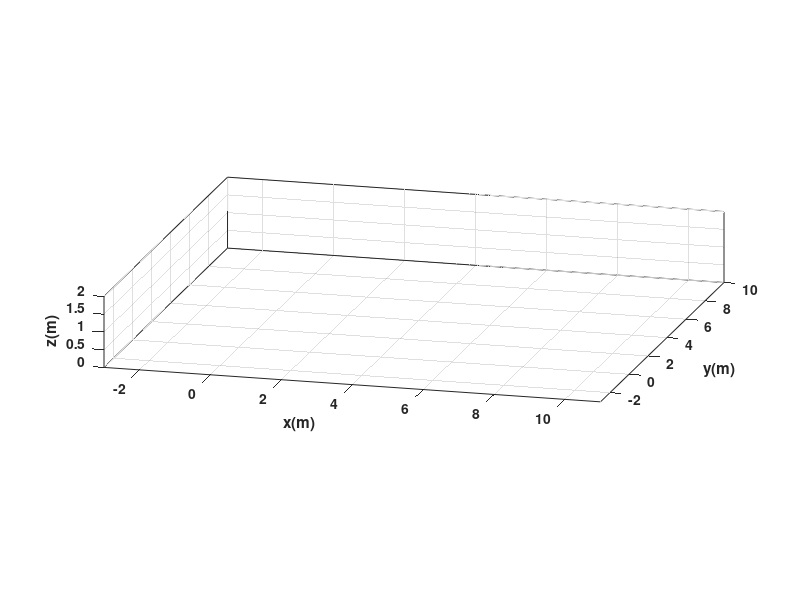

The MATLAB script that drew this image: (Note: this script raises an error after producing the figure.)
clear all
close all
clc

%%% VELOCIDADES DE REFERENCIA %%%
% Trayectoria 1
%u = [ ones(1,20),         zeros(1,10), ones(1,20),          zeros(1,10),  ones(1,20),         zeros(1,10),  ones(1,20),         zeros(1,10)];
%w = [zeros(1,20), (pi/2) * ones(1,10), zeros(1,20), (pi/2) * ones(1,10), zeros(1,20), (pi/2) * ones(1,10), zeros(1,20), (pi/2) * ones(1,10)];

% Trayectoria 2
u = [zeros(1,10), ones(1,20),    zeros(1,10),             ones(1,20), zeros(1,10), ones(1,25), zeros(1,10), ones(1,30)];
w = [deg2rad(30)*ones(1,10), zeros(1,20)    deg2rad(130)*ones(1,10), zeros(1,20), -deg2rad(150)*ones(1,10), zeros(1,25), -deg2rad(70)*ones(1,10), zeros(1,30)];

%%% TIEMPO %%%
N = length(u);  % Muestras
tf = N/10;        % Tiempo de simulación en segundos (s)
ts = 0.1;       % Tiempo de muestreo en segundos (s)

t = linspace(0,tf,N);% t = 0:ts:tf;    % Vector de tiempo


%%% CONDICIONES INICIALES %%%
x1 = zeros(1, N+1); % Posición en el centro del eje que une las ruedas (eje x) en metros
y1 = zeros(1, N+1); % Posición en el centro del eje que una las ruedas (eje y) en metros
phi = zeros(1, N+1); % Orientación del robot en radianes (rad)

x1(1) = 0;  % Posición inicial eje x
y1(1) = 0;  % Posición inicial eje y
phi(1) = 0;  % Orientación inicial del robot

%%% PUNTO DE CONTROL %%%
hx = zeros(1, N+1); % Posición en el punto de control (eje x) en metros (m)
hy = zeros(1, N+1); % Posición en el punto de control (eje y) en metros (m)

hx(1) = x1(1);  % Posición en el punto de control del robot en el eje x
hy(1) = y1(1);  % Posición en el punto de control del robot en el eje y

pose_xp = zeros(1,N);
pose_yp = zeros(1,N);
pose_thp = w;

l = 0.09;
r = 0.05;

w_r = (2*u + w*l)/(2*r);
w_l = (2*u - w*l)/(2*r);

%%% BUCLE DE SIMULACION %%%
for k = 1:N
    % De la 34 a la 41 serán utiles con MCR2
    phi(k+1) = phi(k) + w(k)*ts;    % Integral numérica (método de Euler)

    %%% MODELO CINEMATICO %%%
    xp1 = u(k)*cos(phi(k+1));
    yp1 = u(k)*sin(phi(k+1));

    pose_xp(k) = xp1;
    pose_yp(k) = yp1;

    x1(k+1) = x1(k) + xp1*ts; % Integral numérica (método de Euler)
    y1(k+1) = y1(k) + yp1*ts; % Integral numérica (método de Euler)

    % Posición del robot con reespecto a l punto de control
    hx(k+1) = x1(k+1);
    hy(k+1) = y1(k+1);
end



% a) Configuracion de escena

scene=figure;  % Crear figura (Escena)
set(scene,'Color','white'); % Color del fondo de la escena
set(gca,'FontWeight','bold') ;% Negrilla en los ejes y etiquetas
sizeScreen=get(0,'ScreenSize'); % Retorna el tamaño de la pantalla del computador
set(scene,'position',sizeScreen); % Congigurar tamaño de la figura
camlight('headlight'); % Luz para la escena
axis equal; % Establece la relación de aspecto para que las unidades de datos sean las mismas en todas las direcciones.
grid on; % Mostrar líneas de cuadrícula en los ejes
box on; % Mostrar contorno de ejes
xlabel('x(m)'); ylabel('y(m)'); zlabel('z(m)'); % Etiqueta de los eje

view([15 15]); % Orientacion de la figura
axis([-3 11 -3 10 0 2]); % Ingresar limites minimos y maximos en los ejes x y z [minX maxX minY maxY minZ maxZ]

% b) Graficar robots en la posicion inicial
scale = 4;
MobileRobot_5;
H1=MobilePlot_4(x1(1),y1(1),phi(1),scale);hold on;

% c) Graficar Trayectorias
H2=plot3(hx(1),hy(1),0,'r','lineWidth',2);

% d) Bucle de simulacion de movimiento del robot

step=1; % pasos para simulacion

for k=1:step:N

    delete(H1);    
    delete(H2);
    
    H1=MobilePlot_4(x1(k),y1(k),phi(k),scale);
    H2=plot3(hx(1:k),hy(1:k),zeros(1,k),'r','lineWidth',2);
    
    pause(ts);

end

%%%%%%%%%%%%%%%%%%%%%%%%%%%%% Graficas %%%%%%%%%%%%%%%%%%%%%%%%%%%%
graph=figure;  % Crear figura (Escena)
set(graph,'position',sizeScreen); % Congigurar tamaño de la figura
subplot(211)
plot(t,u,'b','LineWidth',2),grid('on'),xlabel('Tiempo [s]'),ylabel('m/s'),legend('u');
subplot(212)
plot(t,w,'r','LineWidth',2),grid('on'),xlabel('Tiempo [s]'),ylabel('[rad/s]'),legend('w');

figure;
subplot(3,1,1)
plot(t,pose_xp, 'g', 'LineWidth', 2), grid('on'),xlabel('Tiempo [s]'),ylabel('m/s'),legend('pose:xp');

subplot(3,1,2)
plot(t,pose_yp, 'b', 'LineWidth', 2), grid('on'),xlabel('Tiempo [s]'),ylabel('m/s'),legend('pose:yp');

subplot(3,1,3)
plot(t,pose_thp, 'r', 'LineWidth', 2), grid('on'),xlabel('Tiempo [s]'),ylabel('rad/s'),legend('pose:thp');

figure;
subplot(2,1,1)
plot(t,w_r, 'm', 'LineWidth', 2), grid('on'),xlabel('Tiempo [s]'),ylabel('rad/s'),legend('W_R');
subplot(2,1,2)
plot(t,w_l, 'c', 'LineWidth', 2), grid('on'),xlabel('Tiempo [s]'),ylabel('rad/s'),legend('W_L');